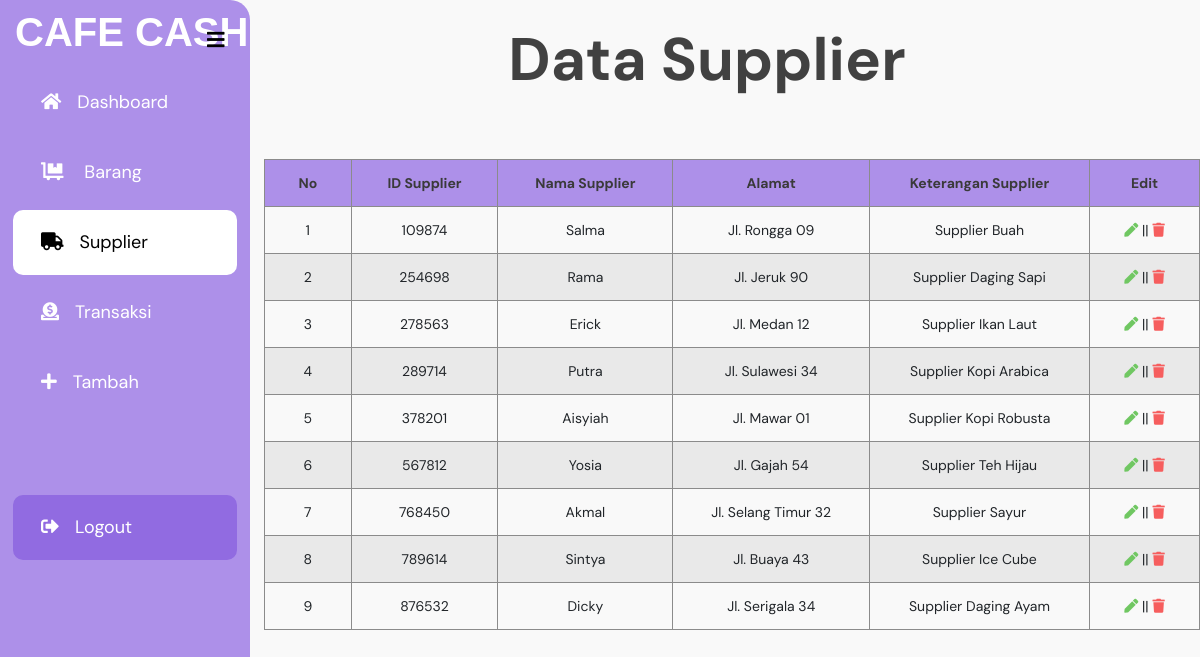
The app's page /supplier.php, older data.
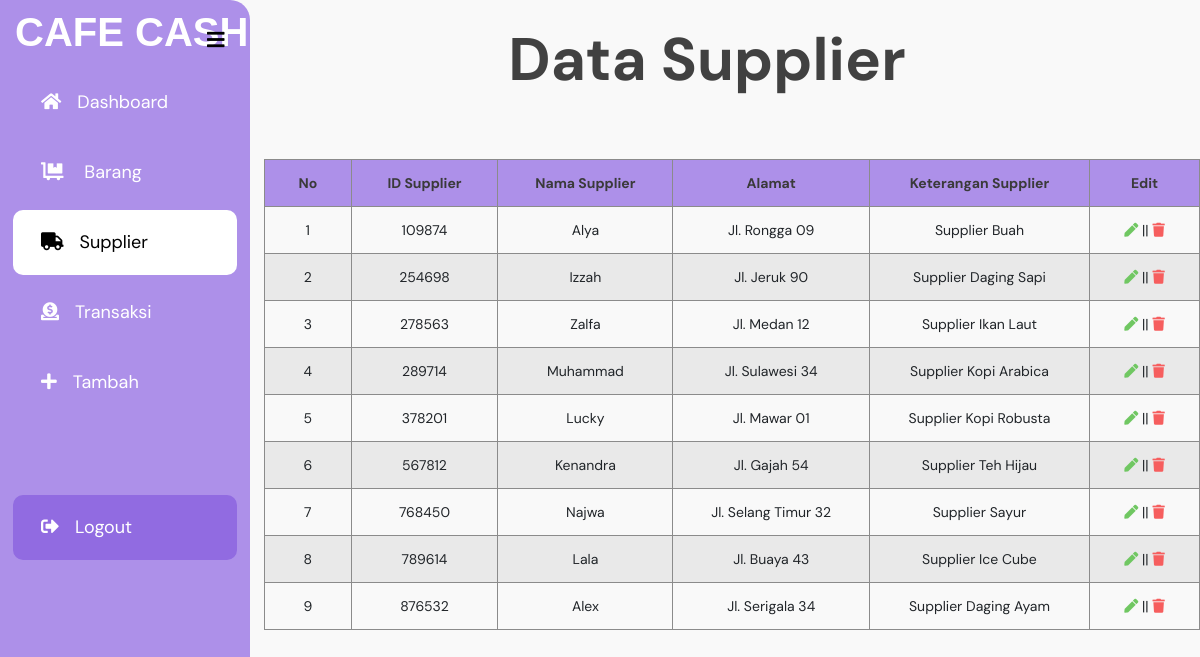
The same page, newer data.
### tables this page shows
CREATE TABLE `supplier` (
  `ID_Supplier` int(100) NOT NULL,
  `Nama_Supplier` varchar(250) NOT NULL,
  `Alamat` varchar(250) NOT NULL,
  `Keterangan_Supplier` varchar(100) NOT NULL
);

### supplier.php (the view, shortened to what this page needs)
<!DOCTYPE html>
<html lang="en">
<head>
  <link rel="stylesheet" href="https://cdnjs.cloudflare.com/ajax/libs/font-awesome/5.14.0/css/all.min.css" />
  <link rel="stylesheet" href="css/menuadmin.css" />
</head>
<body>
  <?php
  $conn = mysqli_connect("localhost", "root", "", "login");
  $result = mysqli_query($conn, "SELECT * FROM supplier");
  ?>
  <main>
    <label for="check">
      <i class="fas fa-bars" id="btn"></i>
    </label>
    <div class="sidebar">
      <div class="top">CAFE CASH</div>
      <ul>
        <li>
          <a href="homeadmin.php"><i class="fa fa-home"></i><span class="text nav-text">Dashboard</span></a>
        </li>
        <li>
          <a href="barang.php"><i class="fas fa-dolly-flatbed icon"></i>
            <span class="text nav-text">Barang</span></a>
        </li>
        <li>
          <a style="background: #ffffff; color: rgb(0, 0, 0)" href="supplier.php"><i class="fas fa-truck icon"></i><span class="text nav-text">Supplier</span></a>
        </li>
        <li>
          <a href="transaksi.php"><i class="fas fa-donate icon"></i><span class="text nav-text">Transaksi</span></a>
        </li>
        <li>
          <a href="tambah.php"><i class="fas fa-plus icon"></i><span class="text nav-text">Tambah</span></a>
        </li>
        <li class="bot">
          <a style="background-color: #916be1" href="admin.php"><i class="fas fa-sign-out-alt icon"></i><span class="text nav-text">Logout</span></a>
        </li>
      </ul>
    </div>
    <section>
      <h1>Data Supplier</h1>
      <div>
        <table style="width: 80%; text-align:center">
          <tr>
            <th>No</th>
            <th>ID Supplier</th>
            <th>Nama Supplier</th>
            <th>Alamat</th>
            <th>Keterangan Supplier</th>
            <th>Edit</th>
          </tr>
          <?php $i = 1; ?>
          <?php while ($row = mysqli_fetch_assoc($result)) : ?>
            <tr class="q">
              <td><?php echo $i; ?></td>
              <td><?php echo $row['ID_Supplier'] ?></td>
              <td><?php echo $row['Nama_Supplier'] ?></td>
              <td><?php echo $row['Alamat'] ?></td>
              <td><?php echo $row['Keterangan_Supplier'] ?></td>
              <td>
                <a href="edit_supplier.php?ID_Supplier=<?php echo $row['ID_Supplier'] ?>"><i style="color: #70C762;" class="fas fa-pen" id="open"></i></a> ||
                <a href="hapus_supplier.php?ID_Supplier=<?php echo $row['ID_Supplier'] ?>"><i style="color: #F65E5E;" class="fas fa-trash" id="open"></i></a>
              </td>
            </tr>
            <?php $i++; ?>
          <?php endwhile; ?>
        </table>
      </div>
    </section>
  </main>
</body>
</html>

### css/menuadmin.css (style rules this page uses)
* { margin: 0; padding: 0; list-style: none; text-decoration: none; }
body { font-family: "DM Sans", sans-serif; font-size: 1rem; color: #212529; -webkit-text-size-adjust: 100%; -webkit-tap-highlight-color: transparent; background-color: #f9f9f9; }
main { display: flex; flex-wrap: nowrap; height: -webkit-fill-availeble; max-height: 100vh; overflow-x: auto; overflow-y: hidden; }
.sidebar { position: fixed; left: 0px; width: 250px; height: 100%; background: #ad90e9; border-radius: 0px 20px 20px 0px; transition: all 0.1s cubic-bezier(0, 0, 0, 0.81); overflow: hidden; }
.sidebar .top { font-family: "ubuntu", sans-serif; font-size: 40px; font-weight: 900; color: #fff; margin-top: 10px; margin-left: 15px; transition: all 0.1s cubic-bezier(0, 0, 0, 0.81); }
ul { margin-top: 15px; }
ul li { margin-top: 5px; padding: 0px 13px; transition: all 0.1s cubic-bezier(0, 0, 0, 0.81); }
.sidebar li .text { visibility: visible; opacity: 1; transition: all 0.1s cubic-bezier(0, 0, 0, 0.81); }
ul li.bot { margin-top: 5em; bottom: 0; }
.sidebar ul a { display: block; height: 100%; width: 100%; line-height: 65px; font-size: 18px; color: rgb(255, 255, 255); padding-left: 28px; box-sizing: border-box; border-radius: 10px; transition: all 0.4s cubic-bezier(0, 0, 0, 0.81); }
.sidebar ul a i { margin-right: 16px; }
label #btn { fill: #a2a2a2; position: absolute; margin-left: 3px; margin-top: 1px; cursor: pointer; border-radius: 3px; }
label #btn { z-index: 1111; left: 195px; top: 25px; font-size: 20px; color: #000000; padding: 4px 9px; transition: all 0.1s cubic-bezier(0, 0, 0, 0.81); }
section { height: 100vh; width: 100%; transition: all 0.1s; margin-left: -0px; }
section h1 { text-align: center; padding-top: 20px; font-size: 60px; color: #414141; margin-left: 200px; margin-bottom: 40px; }
section div { display: flex; justify-content: center; }
table { position: relative; margin-left: 250px; margin-top: 20px; border-collapse: collapse; border-radius: 20px; z-index: 10; }
th { background-color: #ad90e9; font-weight: 700; color: rgb(58, 58, 58); }
tr, td, th { font-size: 14px; padding: 14px 30px; border: 0.1px solid #8b8b8b; }
tr:nth-child(odd) { background-color: #e9e9e9; }

Row changes from the older to the newer data that the page shows:
changed supplier "Jl. Rongga 09": Nama_Supplier "Salma" → "Alya"
changed supplier "Jl. Jeruk 90": Nama_Supplier "Rama" → "Izzah"
changed supplier "Jl. Medan 12": Nama_Supplier "Erick" → "Zalfa"
changed supplier "Jl. Sulawesi 34": Nama_Supplier "Putra" → "Muhammad"
changed supplier "Jl. Mawar 01": Nama_Supplier "Aisyiah" → "Lucky"
changed supplier "Jl. Gajah 54": Nama_Supplier "Yosia" → "Kenandra"
changed supplier "Jl. Selang Timur 32": Nama_Supplier "Akmal" → "Najwa"
changed supplier "Jl. Buaya 43": Nama_Supplier "Sintya" → "Lala"
changed supplier "Jl. Serigala 34": Nama_Supplier "Dicky" → "Alex"
